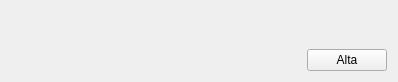
<?xml version="1.0" encoding="UTF-8"?>
<ui version="4.0">
 <class>AltaClienteForm</class>
 <widget class="QWidget" name="AltaClienteForm">
  <property name="geometry">
   <rect>
    <x>0</x>
    <y>0</y>
    <width>398</width>
    <height>82</height>
   </rect>
  </property>
  <property name="windowTitle">
   <string>Form</string>
  </property>
  <layout class="QVBoxLayout" name="verticalLayout">
   <item>
    <widget class="QWidget" name="widget" native="true"/>
   </item>
   <item>
    <layout class="QHBoxLayout" name="horizontalLayout">
     <item>
      <spacer name="horizontalSpacer">
       <property name="orientation">
        <enum>Qt::Horizontal</enum>
       </property>
       <property name="sizeHint" stdset="0">
        <size>
         <width>40</width>
         <height>20</height>
        </size>
       </property>
      </spacer>
     </item>
     <item>
      <widget class="QPushButton" name="AltapushButton">
       <property name="text">
        <string>Alta</string>
       </property>
      </widget>
     </item>
    </layout>
   </item>
  </layout>
 </widget>
 <resources/>
 <connections/>
</ui>
